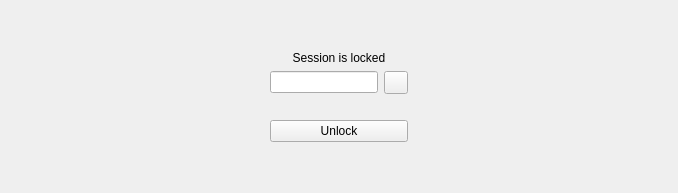
      <widget class="QWidget" name="Lock">
       <layout class="QHBoxLayout" name="horizontalLayout_5">
        <item>
         <spacer name="horizontalSpacer_2">
          <property name="orientation">
           <enum>Qt::Horizontal</enum>
          </property>
          <property name="sizeHint" stdset="0">
           <size>
            <width>259</width>
            <height>20</height>
           </size>
          </property>
         </spacer>
        </item>
        <item>
         <layout class="QVBoxLayout" name="verticalLayout_7">
          <item>
           <spacer name="verticalSpacer_3">
            <property name="orientation">
             <enum>Qt::Vertical</enum>
            </property>
            <property name="sizeHint" stdset="0">
             <size>
              <width>20</width>
              <height>40</height>
             </size>
            </property>
           </spacer>
          </item>
          <item>
           <widget class="QLabel" name="Label_Lock_Message">
            <property name="text">
             <string>Session is locked</string>
            </property>
            <property name="alignment">
             <set>Qt::AlignCenter</set>
            </property>
           </widget>
          </item>
          <item>
           <layout class="QHBoxLayout" name="horizontalLayout_3">
            <item>
             <widget class="QLineEdit" name="LineEdit_Lock_Password">
              <property name="echoMode">
               <enum>QLineEdit::Password</enum>
              </property>
              <property name="dragEnabled">
               <bool>true</bool>
              </property>
              <property name="clearButtonEnabled">
               <bool>true</bool>
              </property>
             </widget>
            </item>
            <item>
             <widget class="QToolButton" name="TButton_Lock_ShowPassword">
              <property name="text">
               <string/>
              </property>
              <property name="icon">
               <iconset resource="resources.qrc">
                <normaloff>:/images/eye.png</normaloff>:/images/eye.png</iconset>
              </property>
              <property name="checkable">
               <bool>true</bool>
              </property>
             </widget>
            </item>
           </layout>
          </item>
          <item>
           <widget class="QLabel" name="Label_Lock_Error">
            <property name="styleSheet">
             <string notr="true">color:red</string>
            </property>
            <property name="text">
             <string/>
            </property>
            <property name="alignment">
             <set>Qt::AlignCenter</set>
            </property>
           </widget>
          </item>
          <item>
           <widget class="QPushButton" name="PButton_Lock_Unclock">
            <property name="text">
             <string>Unlock</string>
            </property>
           </widget>
          </item>
          <item>
           <spacer name="verticalSpacer_4">
            <property name="orientation">
             <enum>Qt::Vertical</enum>
            </property>
            <property name="sizeHint" stdset="0">
             <size>
              <width>20</width>
              <height>40</height>
             </size>
            </property>
           </spacer>
          </item>
         </layout>
        </item>
        <item>
         <spacer name="horizontalSpacer_3">
          <property name="orientation">
           <enum>Qt::Horizontal</enum>
          </property>
          <property name="sizeHint" stdset="0">
           <size>
            <width>259</width>
            <height>20</height>
           </size>
          </property>
         </spacer>
        </item>
       </layout>
      </widget>
